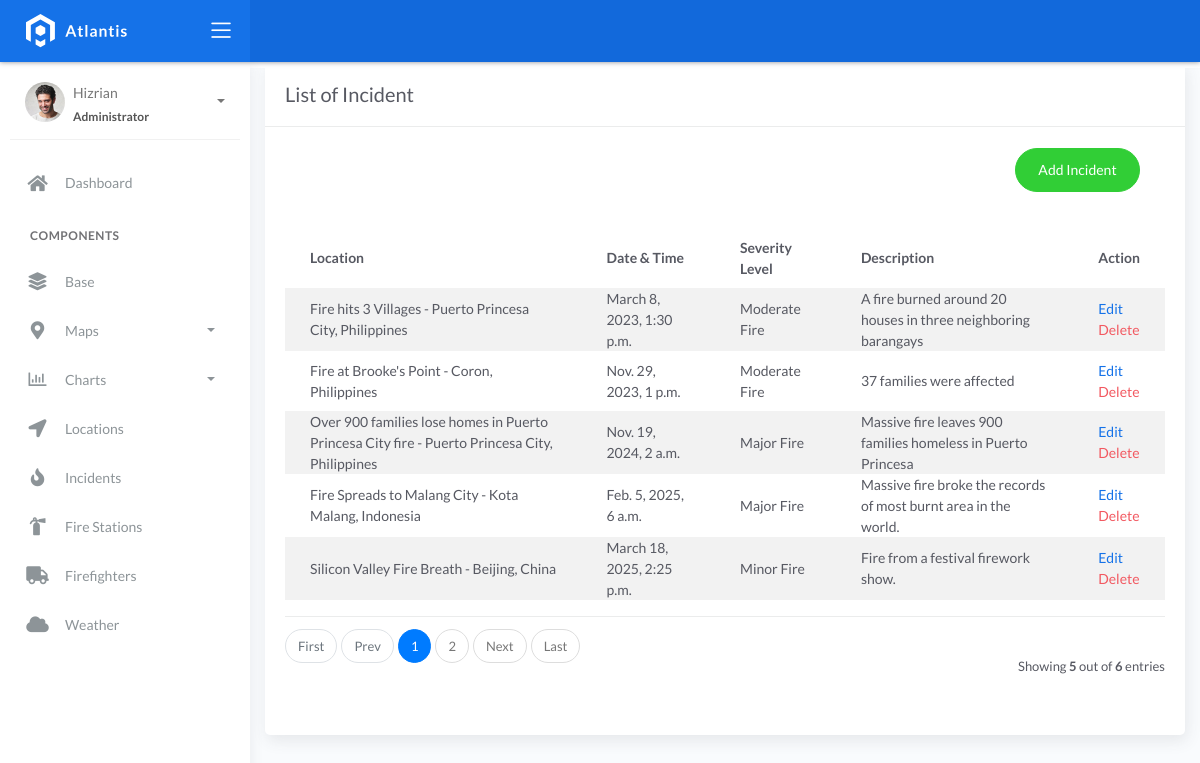
Before: /incident_list with the older database file.
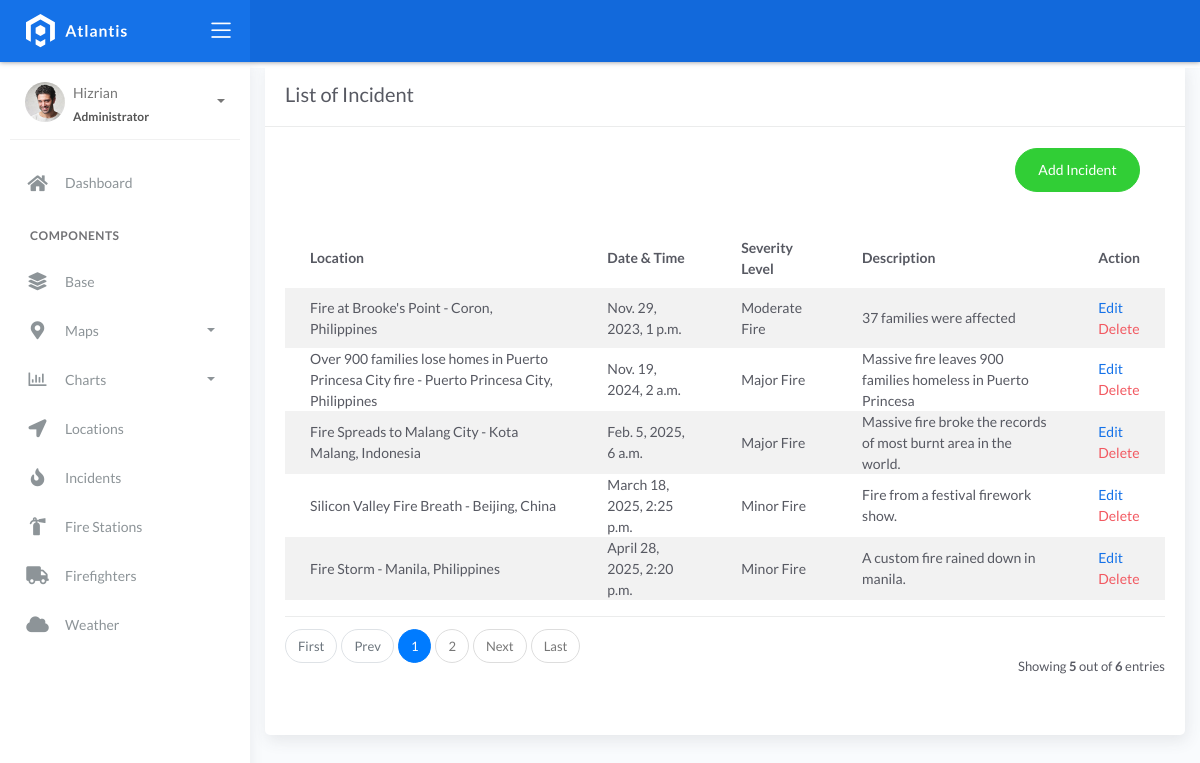
After: the same page with the newer database file.
### fire/models.py (models this page shows)
class BaseModel(models.Model):
    created_at = models.DateTimeField(auto_now_add=True, db_index=True)
    updated_at = models.DateTimeField(auto_now=True)
    class Meta:
        abstract = True

class Incident(BaseModel):
    SEVERITY_CHOICES = (
        ('Minor Fire', 'Minor Fire'),
        ('Moderate Fire', 'Moderate Fire'),
        ('Major Fire', 'Major Fire'),
    )
    location = models.ForeignKey(Locations, on_delete=models.CASCADE)
    date_time = models.DateTimeField(blank=True, null=True)
    severity_level = models.CharField(max_length=45, choices=SEVERITY_CHOICES)
    description = models.CharField(max_length=250)

class Locations(BaseModel):
    name = models.CharField(max_length=150)
    latitude = models.DecimalField(
        max_digits=22, decimal_places=16, null=True, blank=True)
    longitude = models.DecimalField(
        max_digits=22, decimal_places=16, null=True, blank=True)
    address = models.CharField(max_length=150)
    city = models.CharField(max_length=150)  # can be in separate table
    country = models.CharField(max_length=150)  # can be in separate table
    def __str__(self):
            return f"{self.name} - {self.city}, {self.country}"

### fire/views.py (the view)
# urls.py: path('incident_list', IncidentListView.as_view(), name='incident-list'),
class IncidentListView(ListView):
    model = Incident
    context_object_name = 'incident'
    template_name = "incident_list.html"
    paginate_by = 5
    ordering = ['date_time']

### templates/incident_list.html (shortened to what this page needs)
{% extends 'base.html' %}" {% load static %} {% block content %}
<div class="content">
    <div class="container-fluid">
        <div class="row">
            <div class="col-md-12">
                <div class="card">
                    <div class="card-header">
                        <div class="card-title">List of Incident</div>
                    </div>
                    <br/>
                        <div class="col-md-12 row">
                            <div class="col-md-6">
                            </div>
                            <div class="col-md-6">
                                <div class="pull-right">
                                    <a href="{% url 'incident-add' %}" class="btn btn-success btn-rounded">Add Incident</a>
                                </div>
                            </div>
                        </div>
                    <div class="card-body">
                        <table class="table table-striped mt-3">
                            <thead>
                                <tr>
                                    <th scope="col">Location</th>
                                    <th scope="col">Date & Time</th>
                                    <th scope="col">Severity Level</th>
                                    <th scope="col">Description</th>
                                    <th scope="col">Action</th>
                                </tr>
                            </thead>
                            <tbody>
                                {% for object in object_list %}
                                <tr>
                                    <td>{{ object.location }}</td>
                                    <td>{{ object.date_time }}</td>
                                    <td>{{ object.severity_level }}</td>
                                    <td>{{ object.description }}</td>
                                    <td>
                                        <a href="incident_list/{{ object.id }}">Edit</a></br>
                                        <a href="incident_list/{{ object.id }}/delete" class="text-danger">Delete</a>
                                    </td>
                                </tr>
                                {% empty %}
                                <tr>
                                    <td colspan="4" style="text-align: center">
                                        <p class="text-sm font-weight-bold mb-0">No records Found</p>
                                    </td>
                                </tr>
                                {% endfor %}
                            </tbody>
                        </table>
                        {% include 'includes/pagination.html' %}
                    </div>
                </div>
            </div>
        </div>
    </div>
</div>
{% endblock %}

Changed rows visible on the page:
no longer on this page (row edited): Incident: location "Fire hits 3 Villages - Puerto Princesa City, Philippines", date_time "March 8, 2023, 1:30 p.m.", severity_level "Moderate Fire", description "A fire burned around 20 houses in three neighboring barangays"
now on this page (row unchanged): Incident: location "Fire Storm - Manila, Philippines", date_time "April 28, 2025, 2:20 p.m.", severity_level "Minor Fire", description "A custom fire rained down in manila."
